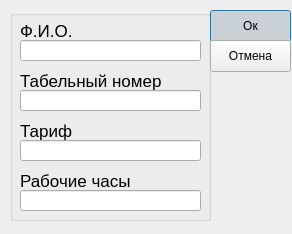
<?xml version="1.0" encoding="UTF-8"?>
<ui version="4.0">
 <class>AddChange</class>
 <widget class="QDialog" name="AddChange">
  <property name="geometry">
   <rect>
    <x>0</x>
    <y>0</y>
    <width>292</width>
    <height>234</height>
   </rect>
  </property>
  <property name="windowTitle">
   <string>Dialog</string>
  </property>
  <widget class="QGroupBox" name="groupBox">
   <property name="geometry">
    <rect>
     <x>10</x>
     <y>10</y>
     <width>201</width>
     <height>211</height>
    </rect>
   </property>
   <property name="title">
    <string/>
   </property>
   <widget class="QLabel" name="label">
    <property name="geometry">
     <rect>
      <x>10</x>
      <y>10</y>
      <width>61</width>
      <height>21</height>
     </rect>
    </property>
    <property name="font">
     <font>
      <pointsize>13</pointsize>
     </font>
    </property>
    <property name="text">
     <string>Ф.И.О.</string>
    </property>
   </widget>
   <widget class="QLineEdit" name="lineEdit_FIO">
    <property name="geometry">
     <rect>
      <x>10</x>
      <y>30</y>
      <width>181</width>
      <height>21</height>
     </rect>
    </property>
   </widget>
   <widget class="QLabel" name="label_2">
    <property name="geometry">
     <rect>
      <x>10</x>
      <y>60</y>
      <width>161</width>
      <height>21</height>
     </rect>
    </property>
    <property name="font">
     <font>
      <pointsize>13</pointsize>
     </font>
    </property>
    <property name="text">
     <string>Табельный номер</string>
    </property>
   </widget>
   <widget class="QLineEdit" name="lineEdit_number">
    <property name="geometry">
     <rect>
      <x>10</x>
      <y>80</y>
      <width>181</width>
      <height>21</height>
     </rect>
    </property>
   </widget>
   <widget class="QLineEdit" name="lineEdit_tariff">
    <property name="geometry">
     <rect>
      <x>10</x>
      <y>130</y>
      <width>181</width>
      <height>21</height>
     </rect>
    </property>
    <property name="text">
     <string/>
    </property>
   </widget>
   <widget class="QLabel" name="label_3">
    <property name="geometry">
     <rect>
      <x>10</x>
      <y>110</y>
      <width>171</width>
      <height>21</height>
     </rect>
    </property>
    <property name="font">
     <font>
      <pointsize>13</pointsize>
     </font>
    </property>
    <property name="text">
     <string>Тариф</string>
    </property>
   </widget>
   <widget class="QLineEdit" name="lineEdit_hours">
    <property name="geometry">
     <rect>
      <x>10</x>
      <y>180</y>
      <width>181</width>
      <height>21</height>
     </rect>
    </property>
    <property name="text">
     <string/>
    </property>
   </widget>
   <widget class="QLabel" name="label_4">
    <property name="geometry">
     <rect>
      <x>10</x>
      <y>160</y>
      <width>171</width>
      <height>21</height>
     </rect>
    </property>
    <property name="font">
     <font>
      <pointsize>13</pointsize>
     </font>
    </property>
    <property name="text">
     <string>Рабочие часы</string>
    </property>
   </widget>
  </widget>
  <widget class="QPushButton" name="pushButton_ok">
   <property name="geometry">
    <rect>
     <x>210</x>
     <y>10</y>
     <width>81</width>
     <height>32</height>
    </rect>
   </property>
   <property name="text">
    <string>Ок</string>
   </property>
   <property name="checkable">
    <bool>true</bool>
   </property>
   <property name="checked">
    <bool>true</bool>
   </property>
   <property name="autoExclusive">
    <bool>false</bool>
   </property>
   <property name="autoDefault">
    <bool>true</bool>
   </property>
  </widget>
  <widget class="QPushButton" name="pushButton_cancel">
   <property name="geometry">
    <rect>
     <x>210</x>
     <y>40</y>
     <width>81</width>
     <height>32</height>
    </rect>
   </property>
   <property name="text">
    <string>Отмена</string>
   </property>
  </widget>
 </widget>
 <resources/>
 <connections/>
</ui>
